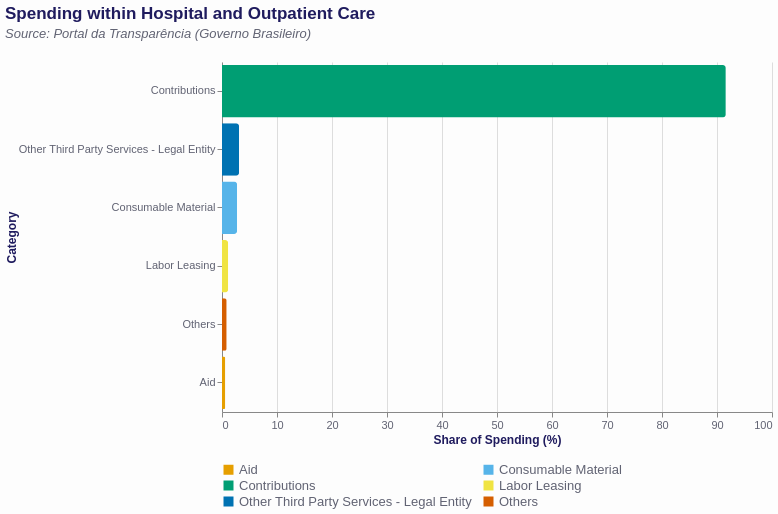

Here is the Vega-Lite specification saved for this chart:
### Vega-Lite specification from a JSON file in a GitHub repository (floating-point values rounded to 4 significant figures)
{"$schema": "https://vega.github.io/schema/vega-lite/v6.json", "description": "Bar chart version of the Hospital and Outpatient Care pie chart", "data": {"values": [{"category": "Contributions", "value": 91.6}, {"category": "Other Third Party Services - Legal Entity", "value": 3.1}, {"category": "Consumable Material", "value": 2.74}, {"category": "Labor Leasing", "value": 1.12}, {"category": "Aid", "value": 0.59}, {"category": "Others", "value": 0.85}]}, "width": 550, "height": 350, "title": {"text": "Spending within Hospital and Outpatient Care", "subtitle": ["Source: Portal da Transparência (Governo Brasileiro)"]}, "encoding": {"y": {"field": "category", "type": "nominal", "sort": "-x", "axis": {"title": "Category", "labelLimit": 220}}}, "layer": [{"mark": {"type": "bar", "cornerRadiusEnd": 3}, "encoding": {"x": {"field": "value", "type": "quantitative", "title": "Share of Spending (%)", "scale": {"domain": [0, 100]}, "axis": {"format": ".0f"}}, "color": {"field": "category", "type": "nominal", "scale": {"range": ["#E69F00", "#56B4E9", "#009E73", "#F0E442", "#0072B2", "#D55E00"]}, "legend": {"title": "", "orient": "bottom", "columns": 2, "labelLimit": 2000}}, "tooltip": [{"field": "category", "type": "nominal", "title": "Category"}, {"field": "value", "type": "quantitative", "title": "Share of Spending (%)", "format": ".1f"}]}}, {"mark": {"type": "text", "align": "left", "baseline": "middle", "dx": 4, "fontSize": 11}, "encoding": {"x": {"field": "value", "type": "quantitative", "scale": {"domain": [0, 100]}}}}], "config": {"font": "Montserrat, sans-serif", "view": {"stroke": "transparent"}, "background": "#fdfdfd", "legend": {"titleFont": "Montserrat, sans-serif", "titleFontSize": 15, "titleColor": "#1f1b5e", "labelColor": "#616373", "labelFontSize": 13}, "title": {"anchor": "start", "offset": 20, "font": "Montserrat-Bold, sans-serif", "color": "#1f1b5e", "fontSize": 17, "subtitleFontSize": 13, "subtitleColor": "#616373", "subtitlePadding": 5, "subtitleFontStyle": "italic"}, "axis": {"labelFontSize": 11, "titleFontSize": 12, "titleColor": "#1f1b5e", "labelColor": "#616373"}}}
